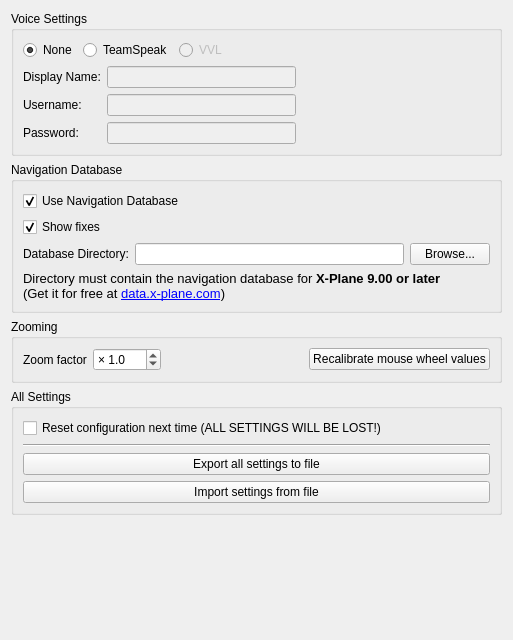
     <widget class="QWidget" name="specialTab">
      <attribute name="title">
       <string>Special</string>
      </attribute>
      <layout class="QVBoxLayout" name="verticalLayout">
       <item>
        <widget class="QGroupBox" name="groupBoxVoice">
         <property name="title">
          <string>Voice Settings</string>
         </property>
         <layout class="QGridLayout" name="_2">
          <item row="0" column="0" colspan="3">
           <layout class="QHBoxLayout" name="_3">
            <item>
             <widget class="QRadioButton" name="rbNone">
              <property name="text">
               <string>None</string>
              </property>
              <property name="checked">
               <bool>true</bool>
              </property>
             </widget>
            </item>
            <item>
             <widget class="QRadioButton" name="rbTeamSpeak">
              <property name="text">
               <string>TeamSpeak</string>
              </property>
              <property name="checked">
               <bool>false</bool>
              </property>
             </widget>
            </item>
            <item>
             <widget class="QRadioButton" name="rbVRC">
              <property name="enabled">
               <bool>false</bool>
              </property>
              <property name="toolTip">
               <string>VATSIM voice not possible due to licensing problems.</string>
              </property>
              <property name="text">
               <string>VVL</string>
              </property>
             </widget>
            </item>
            <item>
             <spacer>
              <property name="orientation">
               <enum>Qt::Horizontal</enum>
              </property>
              <property name="sizeHint" stdset="0">
               <size>
                <width>40</width>
                <height>20</height>
               </size>
              </property>
             </spacer>
            </item>
           </layout>
          </item>
          <item row="1" column="0">
           <widget class="QLabel" name="label_44">
            <property name="text">
             <string>Display Name:</string>
            </property>
            <property name="buddy">
             <cstring>editVoiceCallsign</cstring>
            </property>
           </widget>
          </item>
          <item row="1" column="1">
           <widget class="QLineEdit" name="editVoiceCallsign">
            <property name="enabled">
             <bool>false</bool>
            </property>
           </widget>
          </item>
          <item row="2" column="0">
           <widget class="QLabel" name="label_45">
            <property name="text">
             <string>Username:</string>
            </property>
            <property name="buddy">
             <cstring>editVoiceUser</cstring>
            </property>
           </widget>
          </item>
          <item row="2" column="1">
           <widget class="QLineEdit" name="editVoiceUser">
            <property name="enabled">
             <bool>false</bool>
            </property>
           </widget>
          </item>
          <item row="3" column="0">
           <widget class="QLabel" name="label_46">
            <property name="text">
             <string>Password:</string>
            </property>
            <property name="buddy">
             <cstring>editVoicePassword</cstring>
            </property>
           </widget>
          </item>
          <item row="3" column="1">
           <widget class="QLineEdit" name="editVoicePassword">
            <property name="enabled">
             <bool>false</bool>
            </property>
            <property name="echoMode">
             <enum>QLineEdit::Password</enum>
            </property>
           </widget>
          </item>
          <item row="2" column="2">
           <spacer>
            <property name="orientation">
             <enum>Qt::Horizontal</enum>
            </property>
            <property name="sizeHint" stdset="0">
             <size>
              <width>40</width>
              <height>20</height>
             </size>
            </property>
           </spacer>
          </item>
          <item row="1" column="2">
           <spacer>
            <property name="orientation">
             <enum>Qt::Horizontal</enum>
            </property>
            <property name="sizeHint" stdset="0">
             <size>
              <width>40</width>
              <height>20</height>
             </size>
            </property>
           </spacer>
          </item>
          <item row="3" column="2">
           <spacer>
            <property name="orientation">
             <enum>Qt::Horizontal</enum>
            </property>
            <property name="sizeHint" stdset="0">
             <size>
              <width>40</width>
              <height>20</height>
             </size>
            </property>
           </spacer>
          </item>
         </layout>
        </widget>
       </item>
       <item>
        <widget class="QGroupBox" name="groupBoxDatabase">
         <property name="title">
          <string>Navigation Database</string>
         </property>
         <layout class="QVBoxLayout" name="_4">
          <item>
           <widget class="QCheckBox" name="cbUseNavDatabase">
            <property name="text">
             <string>Use Navigation Database</string>
            </property>
            <property name="checked">
             <bool>true</bool>
            </property>
           </widget>
          </item>
          <item>
           <widget class="QCheckBox" name="cbShowFixes">
            <property name="text">
             <string>Show fixes</string>
            </property>
            <property name="checked">
             <bool>true</bool>
            </property>
           </widget>
          </item>
          <item>
           <layout class="QHBoxLayout" name="_5">
            <item>
             <widget class="QLabel" name="label_4">
              <property name="text">
               <string>Database Directory:</string>
              </property>
              <property name="buddy">
               <cstring>editNavdir</cstring>
              </property>
             </widget>
            </item>
            <item>
             <widget class="QLineEdit" name="editNavdir"/>
            </item>
            <item>
             <widget class="QPushButton" name="browseNavdirButton">
              <property name="toolTip">
               <string>Shall be the folder that contains 'default_scenery' and 'default_data'</string>
              </property>
              <property name="text">
               <string>Browse...</string>
              </property>
              <property name="flat">
               <bool>false</bool>
              </property>
             </widget>
            </item>
           </layout>
          </item>
          <item>
           <widget class="QLabel" name="label_5">
            <property name="sizePolicy">
             <sizepolicy hsizetype="Preferred" vsizetype="Minimum">
              <horstretch>0</horstretch>
              <verstretch>0</verstretch>
             </sizepolicy>
            </property>
            <property name="text">
             <string>&lt;!DOCTYPE HTML PUBLIC &quot;-//W3C//DTD HTML 4.0//EN&quot; &quot;http://www.w3.org/TR/REC-html40/strict.dtd&quot;&gt;
&lt;html&gt;&lt;head&gt;&lt;meta name=&quot;qrichtext&quot; content=&quot;1&quot; /&gt;&lt;style type=&quot;text/css&quot;&gt;
p, li { white-space: pre-wrap; }
&lt;/style&gt;&lt;/head&gt;&lt;body style=&quot; font-family:'UnDotum'; font-size:10pt; font-weight:400; font-style:normal;&quot;&gt;
&lt;p style=&quot; margin-top:0px; margin-bottom:0px; margin-left:0px; margin-right:0px; -qt-block-indent:0; text-indent:0px;&quot;&gt;Directory must contain the navigation database for &lt;span style=&quot; font-weight:600;&quot;&gt;X-Plane 9.00 or later&lt;/span&gt; &lt;/p&gt;
&lt;p style=&quot; margin-top:0px; margin-bottom:0px; margin-left:0px; margin-right:0px; -qt-block-indent:0; text-indent:0px;&quot;&gt;(Get it for free at &lt;a href=&quot;http://data.x-plane.com&quot;&gt;&lt;span style=&quot; text-decoration: underline; color:#0000ff;&quot;&gt;data.x-plane.com&lt;/span&gt;&lt;/a&gt;)&lt;/p&gt;&lt;/body&gt;&lt;/html&gt;</string>
            </property>
            <property name="wordWrap">
             <bool>true</bool>
            </property>
            <property name="openExternalLinks">
             <bool>true</bool>
            </property>
           </widget>
          </item>
         </layout>
        </widget>
       </item>
       <item>
        <widget class="QGroupBox" name="groupZoom">
         <property name="title">
          <string>Zooming</string>
         </property>
         <layout class="QGridLayout" name="gridLayout_10">
          <item row="0" column="1">
           <widget class="QDoubleSpinBox" name="sbZoomFactor">
            <property name="toolTip">
             <string>All zooming gets accelerated by this value.</string>
            </property>
            <property name="prefix">
             <string>× </string>
            </property>
            <property name="decimals">
             <number>1</number>
            </property>
            <property name="minimum">
             <double>0.100000000000000</double>
            </property>
            <property name="singleStep">
             <double>0.100000000000000</double>
            </property>
            <property name="value">
             <double>1.000000000000000</double>
            </property>
           </widget>
          </item>
          <item row="0" column="0">
           <widget class="QLabel" name="label_50">
            <property name="text">
             <string>Zoom factor</string>
            </property>
           </widget>
          </item>
          <item row="0" column="2">
           <spacer name="horizontalSpacer_14">
            <property name="orientation">
             <enum>Qt::Horizontal</enum>
            </property>
            <property name="sizeHint" stdset="0">
             <size>
              <width>40</width>
              <height>20</height>
             </size>
            </property>
           </spacer>
          </item>
          <item row="0" column="3">
           <widget class="QPushButton" name="pbWheelCalibrate">
            <property name="toolTip">
             <string>The maximum value of your mouse wheel gets updated constantly as it differs from mouse driver to mouse driver. Reset if you feel your zomming is way too slow.</string>
            </property>
            <property name="text">
             <string>Recalibrate mouse wheel values</string>
            </property>
           </widget>
          </item>
         </layout>
        </widget>
       </item>
       <item>
        <widget class="QGroupBox" name="groupBoxResetConfigration">
         <property name="title">
          <string>All Settings</string>
         </property>
         <layout class="QVBoxLayout" name="_6">
          <item>
           <widget class="QCheckBox" name="cbResetConfiguration">
            <property name="text">
             <string>Reset configuration next time (ALL SETTINGS WILL BE LOST!)</string>
            </property>
           </widget>
          </item>
          <item>
           <widget class="Line" name="line_2">
            <property name="orientation">
             <enum>Qt::Horizontal</enum>
            </property>
           </widget>
          </item>
          <item>
           <widget class="QPushButton" name="pbExportToFile">
            <property name="toolTip">
             <string>Writes settings to .ini file.</string>
            </property>
            <property name="text">
             <string>Export all settings to file</string>
            </property>
           </widget>
          </item>
          <item>
           <widget class="QPushButton" name="pbImportFromFile">
            <property name="toolTip">
             <string>Reads settings from .ini file. This does not replace your current settings, but gets merged with it. That means, only values present in the new .ini will actually be changed.</string>
            </property>
            <property name="text">
             <string>Import settings from file</string>
            </property>
           </widget>
          </item>
         </layout>
        </widget>
       </item>
       <item>
        <spacer name="spacer">
         <property name="orientation">
          <enum>Qt::Vertical</enum>
         </property>
         <property name="sizeHint" stdset="0">
          <size>
           <width>491</width>
           <height>114</height>
          </size>
         </property>
        </spacer>
       </item>
      </layout>
     </widget>
